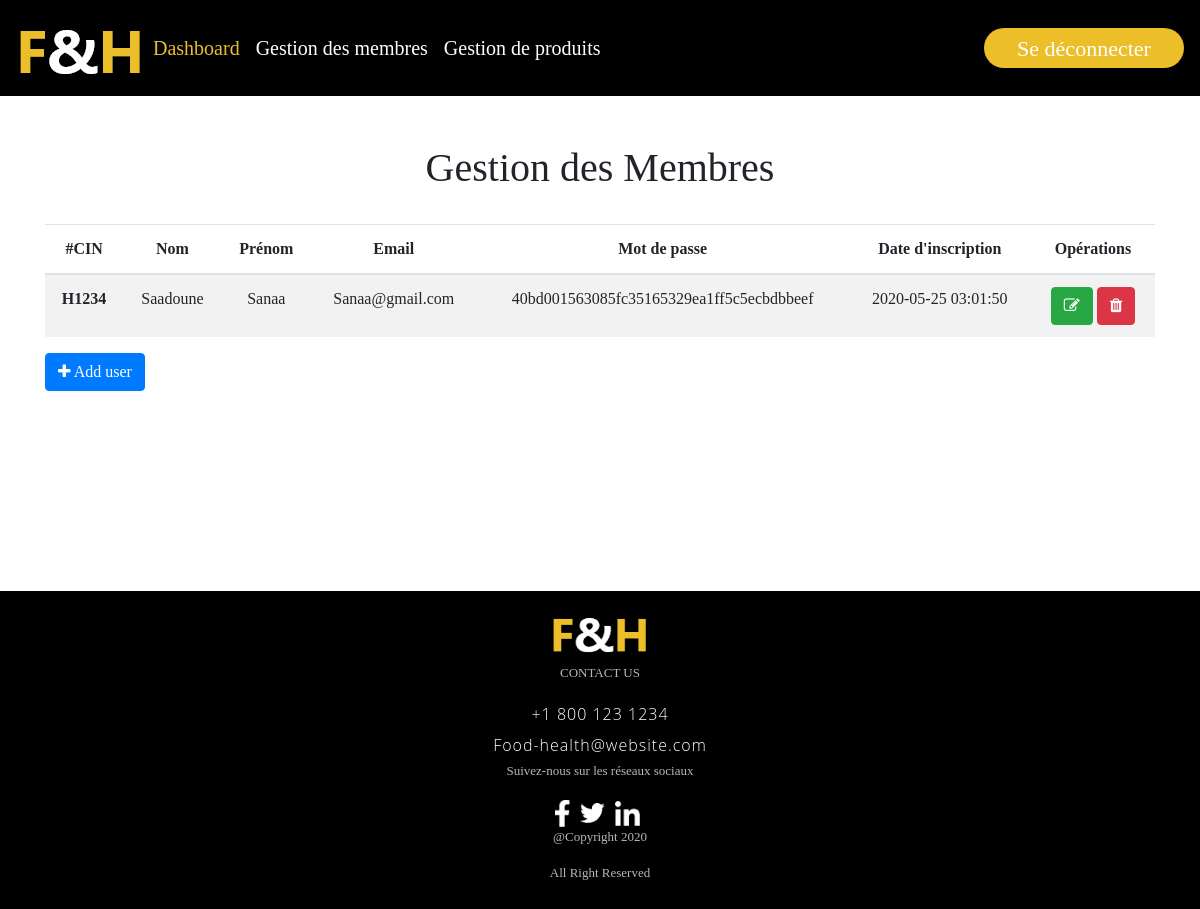
The page /Pages/GestionMembers.php (signed in) on the database its author committed.
### tables this page shows
CREATE TABLE IF NOT EXISTS `client` (
  `CIN_Cl` varchar(10) NOT NULL,
  `Nom_Cl` varchar(30) NOT NULL,
  `Prenom_Cl` varchar(30) NOT NULL,
  `Email_Cl` varchar(80) NOT NULL,
  `Password_Cl` varchar(50) NOT NULL,
  `Date_Insc` datetime DEFAULT NULL,
  PRIMARY KEY (`CIN_Cl`),
  UNIQUE KEY `MailUnique` (`Email_Cl`)
);

### Pages/GestionMembers.php (the view, shortened to what this page needs)
<?php
if (isset($_SESSION['admin'])) {
    include "DataBase.php";
    $do = isset($_GET['do']) ? $_GET['do'] : 'manage';
    if ($do == 'manage') {
        $stmt = $db->prepare("SELECT * FROM client");
        $stmt->execute(array());
        $rows = $stmt->fetchAll();
?>
    <?php include 'Header2.php'?>
    <br> <br>
    <div class="container">
            <h1 class="text-center">Gestion des Membres</h1><br>
            <div class="table-responsive table-center text-center">
                <table class="table table-striped">
                    <thead>
                        <tr>
                            <th scope="col">#CIN</th>
                            <th scope="col">Nom</th>
                            <th scope="col">Prénom </th>
                            <th scope="col">Email</th>
                            <th scope="col">Mot de passe</th>
                            <th scope="col">Date d'inscription</th>
                            <th scope="col">Opérations</th>
                        </tr>
                    </thead>
                    <?php
                    foreach ($rows as $row) {
                    ?>
                        <tbody>
                            <tr>
                                <th scope="row"><?php echo $row->CIN_Cl ?></th>
                                <td><?php echo $row->Nom_Cl ?></td>
                                <td><?php echo $row->Prenom_Cl ?></td>
                                <td><?php echo $row->Email_Cl ?></td>
                                <td> <?php echo $row->Password_Cl ?> </td>
                                <td> <?php echo $row->Date_Insc ?> </td>
                                <td>
                                    <a href="?do=edit&CIN_Cl=<?php echo $row->CIN_Cl ?>" class="btn btn-success" title="modifier"><i class="fa fa-pencil-square-o" aria-hidden="true"></i></a>
                                    <a href="?do=delete&CIN_Cl=<?php echo $row->CIN_Cl ?>" class="btn btn-danger confirm" title="supprimer"><i class="fa fa-trash" aria-hidden="true"></i></a>
                                </td>
                            </tr>
                        </tbody>
                        <?php } ?>
                </table>
            </div>
            <a href="?do=add" class="btn btn-primary"><i class="fa fa-plus" aria-hidden="true"></i> Add user</a>
    </div>
    <div style="height:200px"> </div>
    <?php include "Footer.php";?>
        <?php } else {
            $errorMsg = 'Tu peut pas entrer directement dans cette page';
            redirect($errorMsg, 5);
        }
    }
    else {
    header('location: index.php');
    }
?>

### Style/Home.css (style rules this page uses)
* { margin: 0; padding: 0; font-family: "Gilroy"; }
body { width: 100%; overflow-x: hidden; height: 100%; }
.container { max-width: 1170px; margin: auto; }

### rows shown on the page
client: CIN_Cl "H1234", Nom_Cl "Saadoune", Prenom_Cl "Sanaa", Email_Cl "Sanaa@gmail.com", Password_Cl "40bd001563085fc35165329ea1ff5c5ecbdbbeef", Date_Insc "2020-05-25 03:01:50"
